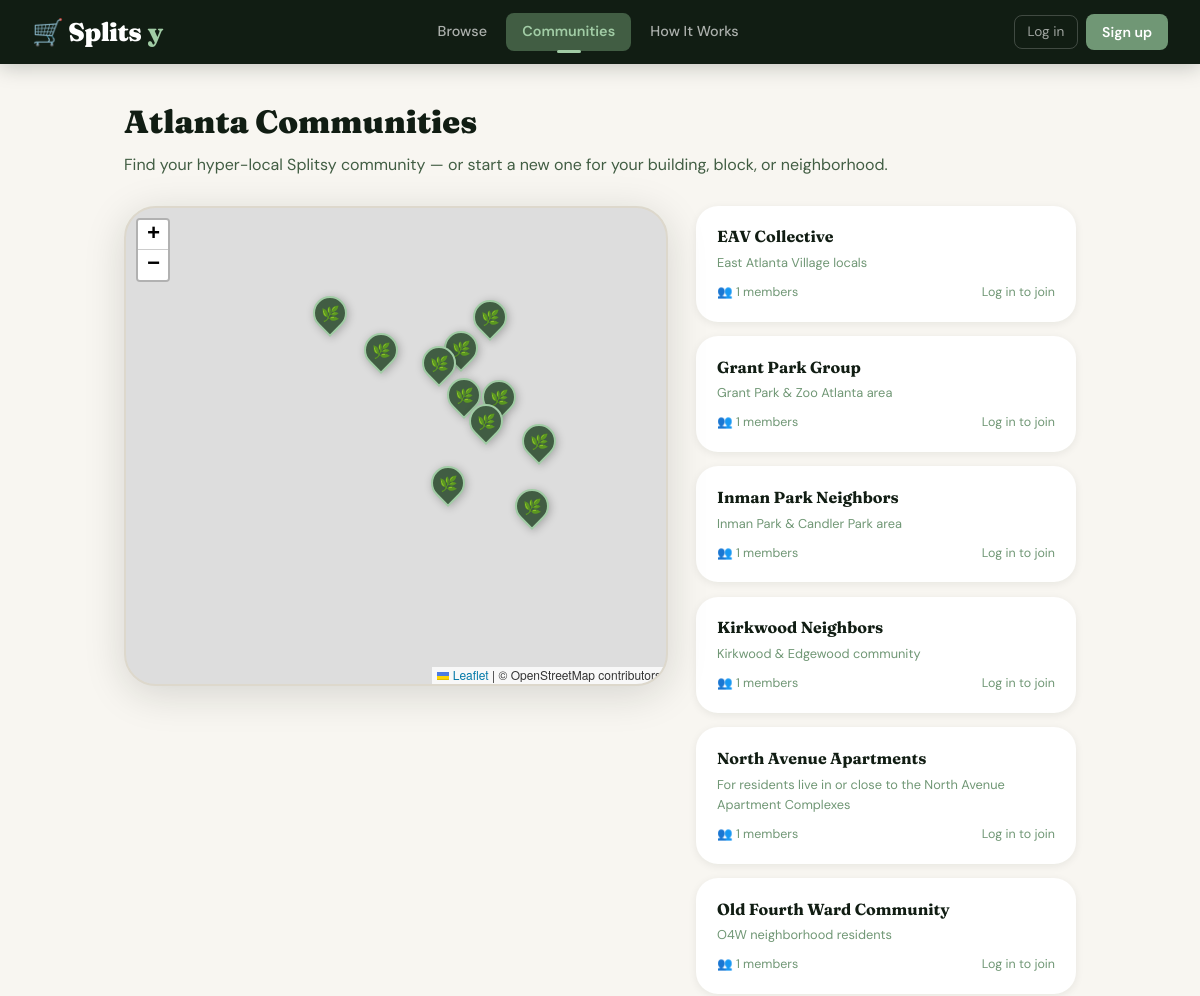
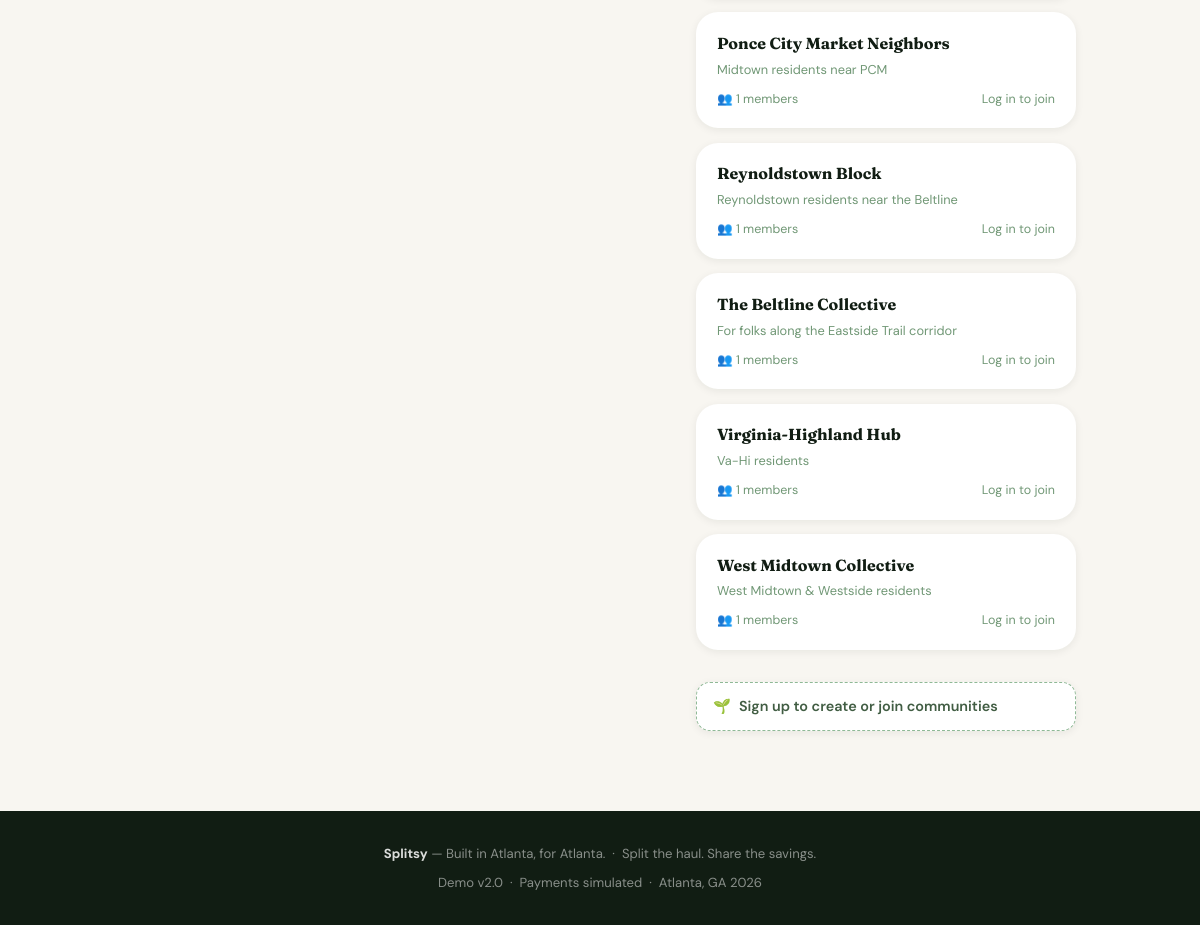
/communities, run on the app's committed database (2 pictures, top to bottom).
### tables this page shows
CREATE TABLE communities (
                id TEXT PRIMARY KEY,
                name TEXT NOT NULL,
                description TEXT,
                lat REAL NOT NULL,
                lng REAL NOT NULL,
                address TEXT,
                created_by TEXT,
                member_count INTEGER DEFAULT 1,
                created_at TEXT DEFAULT CURRENT_TIMESTAMP
            );

### app.py (the view)
@app.route("/communities")
def communities():
    db = get_db()
    all_communities = db.execute("""
        SELECT c.*, COUNT(cm.user_id) as member_count
        FROM communities c
        LEFT JOIN community_members cm ON c.id=cm.community_id
        GROUP BY c.id ORDER BY c.name
    """).fetchall()
    user_communities = []
    if 'user_id' in session:
        user_communities = [r['community_id'] for r in
            db.execute("SELECT community_id FROM community_members WHERE user_id=?", (session['user_id'],)).fetchall()]
    return render_template("communities.html", communities=all_communities,
                           user_communities=user_communities, current_user=get_current_user())

### app.py (called while the page is built)
def get_db():
    db = getattr(g, '_database', None)
    if db is None:
        db = g._database = sqlite3.connect(DATABASE)
        db.row_factory = sqlite3.Row
    return db

@app.teardown_appcontext
def close_connection(exception):
    db = getattr(g, '_database', None)
    if db is not None:
        db.close()

def get_current_user():
    if 'user_id' not in session:
        return None
    db = get_db()
    return db.execute("SELECT * FROM users WHERE id=?", (session['user_id'],)).fetchone()

### templates/communities.html (shortened to what this page needs)
{% extends "base.html" %}
{% block extra_head %}
<link rel="stylesheet" href="https://unpkg.com/leaflet@1.9.4/dist/leaflet.css" />
{% endblock %}
{% block content %}
<div class="comm-wrap">
  <div class="comm-header">
    <h1>Atlanta Communities</h1>
    <p>Find your hyper-local Splitsy community — or start a new one for your building, block, or neighborhood.</p>
  </div>
  <div class="comm-layout">
    <div>
      <div id="map"></div>
    </div>
    <div>
      <div class="comm-list" id="comm-list">
        {% for c in communities %}
          {% set is_joined = c['id'] in user_communities %}
          <div class="comm-card {% if is_joined %}joined{% endif %}" id="card-{{ c['id'] }}"
               onclick="focusMap({{ c['lat'] }}, {{ c['lng'] }}, '{{ c['name']|e }}')">
            <div class="comm-name">{{ c['name'] }}</div>
            <div class="comm-desc">{{ c['description'] or '' }}</div>
            <div class="comm-meta">
              <span>👥 {{ c['member_count'] or 1 }} members</span>
              {% if current_user %}
                {% if is_joined %}
                  <button class="comm-join-btn joined" disabled>✓ Joined</button>
                {% else %}
                  <button class="comm-join-btn join" onclick="joinCommunity(event,'{{ c['id'] }}',this)">Join</button>
                {% endif %}
              {% else %}
                <a href="/login" style="font-size:0.78rem;color:var(--c3);">Log in to join</a>
              {% endif %}
            </div>
          </div>
        {% endfor %}
      </div>
      <div class="create-section">
        {% if current_user %}
          <div class="create-toggle" onclick="toggleCreate()">
            🌱 <span>Start a new community</span>
          </div>
          <div class="create-form-wrap" id="create-form">
            <h3>Create a Community</h3>
            <form method="POST" action="/communities/create" id="create-community-form">
              <div class="form-group">
                <label>Community Name *</label>
                <input type="text" name="name" placeholder="e.g. Ponce Heights Crew" required />
              </div>
              <div class="form-group">
                <label>Description</label>
                <input type="text" name="description" placeholder="e.g. For residents of the Ponce Heights area" />
              </div>
              <div class="form-group">
                <label>Your Address (to find nearby communities)</label>
                <div class="geocode-row">
                  <input type="text" id="address-input" name="address" placeholder="e.g. 123 Ponce de Leon Ave NE, Atlanta, GA" />
                  <button type="button" class="geocode-btn" onclick="geocodeAddress()">Find →</button>
                </div>
                <span class="hint" id="geocode-status"></span>
              </div>
              <input type="hidden" name="lat" id="lat-input" value="33.749" />
              <input type="hidden" name="lng" id="lng-input" value="-84.388" />
              <button type="submit" class="btn btn-primary btn-block mt-2">Create Community</button>
            </form>
          </div>
        {% else %}
          <div class="create-toggle" onclick="window.location='/signup'">
            🌱 <span>Sign up to create or join communities</span>
          </div>
        {% endif %}
      </div>
    </div>
  </div>
</div>
{% endblock %}

### templates/base.html (style rules this page uses)
:root { --c1: #A1CCA5; --c2: #8FB996; --c3: #709775; --c4: #415D43; --c5: #111D13; --cream: #f8f6f1; --warm-100: #eeeae0; --warm-200: #ddd8cc; --text-dark: #111D13; --text-mid: #415D43; --text-light: #709775; --yellow: #f0c040; --red-soft: #d95f5f; --radius-sm: 8px; --radius-md: 14px; --radius-lg: 22px; --radius-xl: 32px; --shadow-sm: 0 2px 8px rgba(17,29,19,0.07); --shadow-md: 0 4px 20px rgba(17,29,19,0.11); --shadow-lg: 0 8px 40px rgba(17,29,19,0.15); --font-display: 'Fraunces', Georgia, serif; --font-body: 'DM Sans', system-ui, sans-serif; }
*, *::before, *::after { box-sizing: border-box; margin: 0; padding: 0; }
html { scroll-behavior: smooth; }
body { font-family: var(--font-body); background: var(--cream); color: var(--text-dark); min-height: 100vh; line-height: 1.6; }
a { color: inherit; text-decoration: none; }

### templates/communities.html (style rules this page uses)
.comm-wrap { max-width:1000px;margin:2rem auto 3rem;padding:0 1.5rem; }
.comm-header { margin-bottom:1.75rem; }
.comm-header h1 { font-family:var(--font-display);font-size:2rem;font-weight:900;color:var(--text-dark);margin-bottom:0.3rem; }
.comm-header p { color:var(--text-mid);font-size:1rem; }
.comm-layout { display:grid;grid-template-columns:1fr 380px;gap:1.75rem;align-items:start; }
#map { height:480px;border-radius:var(--radius-xl);box-shadow:var(--shadow-lg);border:2px solid var(--warm-200);z-index:1; }
.comm-list { display:flex;flex-direction:column;gap:0.9rem; }
.comm-card { background:#fff;border-radius:var(--radius-lg);padding:1.1rem 1.25rem;box-shadow:var(--shadow-sm);border:1.5px solid transparent;transition:border-color 0.15s,box-shadow 0.15s;cursor:pointer; }
.comm-name { font-family:var(--font-display);font-size:1rem;font-weight:700;color:var(--text-dark);margin-bottom:0.2rem; }
.comm-desc { font-size:0.8rem;color:var(--text-light);margin-bottom:0.6rem; }
.comm-meta { display:flex;justify-content:space-between;align-items:center;font-size:0.78rem;color:var(--text-light); }
.create-section { margin-top:2rem; }
.create-toggle { display:flex;align-items:center;gap:0.5rem;font-weight:600;font-size:0.9rem;color:var(--c4);cursor:pointer;padding:0.75rem 1rem;background:#fff;border-radius:var(--radius-md);box-shadow:var(--shadow-sm);border:1.5px dashed var(--c2); }

### data on the page
communities: name "EAV Collective", description "East Atlanta Village locals", member_count "1"
communities: name "Grant Park Group", description "Grant Park & Zoo Atlanta area", member_count "1"
communities: name "Inman Park Neighbors", description "Inman Park & Candler Park area", member_count "1"
communities: name "Kirkwood Neighbors", description "Kirkwood & Edgewood community", member_count "1"
communities: name "North Avenue Apartments", description "For residents live in or close to the North Avenue Apartment Complexes", member_count "1"
communities: name "Old Fourth Ward Community", description "O4W neighborhood residents", member_count "1"
communities: name "Ponce City Market Neighbors", description "Midtown residents near PCM", member_count "1"
communities: name "Reynoldstown Block", description "Reynoldstown residents near the Beltline", member_count "1"
communities: name "The Beltline Collective", description "For folks along the Eastside Trail corridor", member_count "1"
communities: name "Virginia-Highland Hub", description "Va-Hi residents", member_count "1"
communities: name "West Midtown Collective", description "West Midtown & Westside residents", member_count "1"
